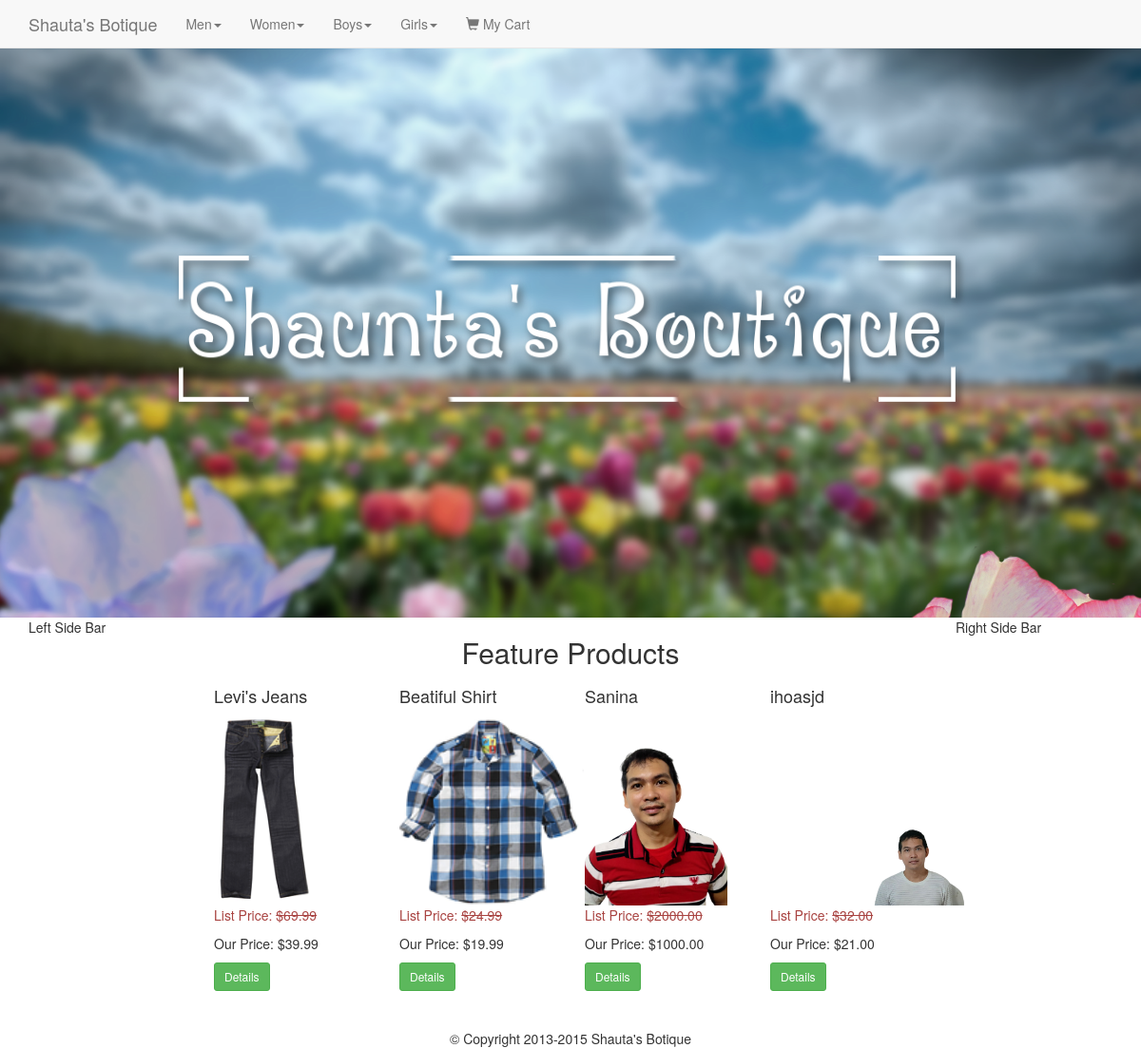
The page / on the database its author committed.
### tables this page shows
CREATE TABLE `categories` (
  `id` int(11) NOT NULL,
  `category` varchar(255) NOT NULL,
  `parent` int(11) NOT NULL DEFAULT 0
);

CREATE TABLE `products` (
  `id` int(11) NOT NULL,
  `title` varchar(255) NOT NULL,
  `price` decimal(10,2) NOT NULL,
  `list_price` decimal(10,2) NOT NULL,
  `brand` int(11) NOT NULL,
  `categories` varchar(255) NOT NULL,
  `image` varchar(255) NOT NULL,
  `description` text NOT NULL,
  `featured` tinyint(4) NOT NULL DEFAULT 0,
  `sizes` text NOT NULL,
  `deleted` tinyint(4) NOT NULL DEFAULT 0
);

### index.php (the view)
<?php
require_once 'core/init.php';
include 'includes/head.php';
include 'includes/navigation.php';
include 'includes/headerfull.php';
include 'includes/leftbar.php';
$sql = "SELECT * FROM products WHERE featured = 1";
$featured = $db->query($sql);
?>
<div class="col-md-8">
	<div class="row">
		<h2 class="text-center">Feature Products</h2>
		<?php while($product = mysqli_fetch_assoc($featured)) : ?>
			<div class="col-md-3">
				<h4><?= $product['title']; ?></h4>
				<img src="<?= $product['image']; ?>" alt="<?= $product['title']; ?>" class="img-thumb" />
				<p class="list-price text-danger">List Price: <s>$<?= $product['list_price']; ?></s></p>
				<p class="price">Our Price: $<?= $product['price']; ?></p>
				<button type="button" class="btn btn-sm btn-success" onclick="detailsmodal(<?= $product['id']; ?>)">Details</button>
			</div>
		<?php endwhile; ?>
	</div>
</div>
<?php
include 'includes/rightbar.php';
include 'includes/footer.php';
?>

### includes/head.php (shortened to what this page needs)
<!DOCTYPE html>
<html>
<head>
	<link rel="stylesheet" type="text/css" href="css/bootstrap.min.css">
	<link rel="stylesheet" type="text/css" href="css/main.css">
</head>
<body>

### includes/navigation.php (shortened to what this page needs)
<?php
$sql = "SELECT * FROM categories WHERE parent = 0";
$pquery = $db->query($sql);
?>
<nav class="navbar navbar-default navbar-fixed-top">
		<div class="container">
			<a href="index.php" class="navbar-brand">Shauta's Botique</a>
			<ul class="nav navbar-nav">
				<?php while($parent = mysqli_fetch_assoc($pquery)): ?>
				<li class="dropdown">
				  <a href="#" class="dropdown-toggle" data-toggle="dropdown"><?php echo $parent['category']; ?><span class="caret"></span></a>
				</li>
			<?php endwhile; ?>
			<li><a href="cart.php"><span class="glyphicon glyphicon-shopping-cart"></span> My Cart</a></li>
			</ul>
		</div>
	</nav>

### includes/headerfull.php
<div id="headerWrapper">
	<div id="back-flower"></div>
	<div id="logotext"></div>
	<div id="fore-flower"></div>
</div>
<div class="container-fluid">

### includes/leftbar.php
<div class="col-md-2">Left Side Bar</div>

### includes/rightbar.php
<div class="col-md-2">Right Side Bar</div>

### includes/footer.php (shortened to what this page needs)
</div><br><br>
<div class="col-md-12 text-center">&copy; Copyright 2013-2015 Shauta's Botique</div>
</body>
</html>

### css/main.css (style rules this page uses)
body { padding-top: 50px; }
#headerWrapper { position:relative; padding: 0; margin-left: 0; overflow: hidden; height: 600px; background-image: url(../images/headerlogo/background.png); background-repeat: no-repeat; background-size: 100% 700px; background-position: top center; background-attachment: fixed; }
#logotext { position: absolute; width: 100%; height: 180px; background-image: url(../images/headerlogo/text.png); background-repeat: no-repeat; background-position: center; background-size: 70% 180px; top: 50%; margin-top: -90px; }
#fore-flower { position: absolute; width: 100%; height: 400px; background-image: url(../images/headerlogo/fore-flower.png); background-size: auto 400px; background-repeat: no-repeat; background-position: right bottom; top: 525px; right: -50px; }
#back-flower { position: absolute; width: 100%; height: 350px; background-image: url(../images/headerlogo/back-flower.png); background-position: left bottom; background-repeat: no-repeat; background-size: auto 350px; top: 400px; left: -25px; }
.img-thumb { width: auto; height: 200px; }

### rows shown on the page
categories: category "Men"
categories: category "Women"
categories: category "Boys"
categories: category "Girls"
products: title "Levi's Jeans", image (picture), list_price "69.99", price "39.99"
products: title "Beatiful Shirt", image (picture), list_price "24.99", price "19.99"
products: title "Sanina", image (picture), list_price "2000.00", price "1000.00"
products: title "ihoasjd", image (picture), list_price "32.00", price "21.00"
